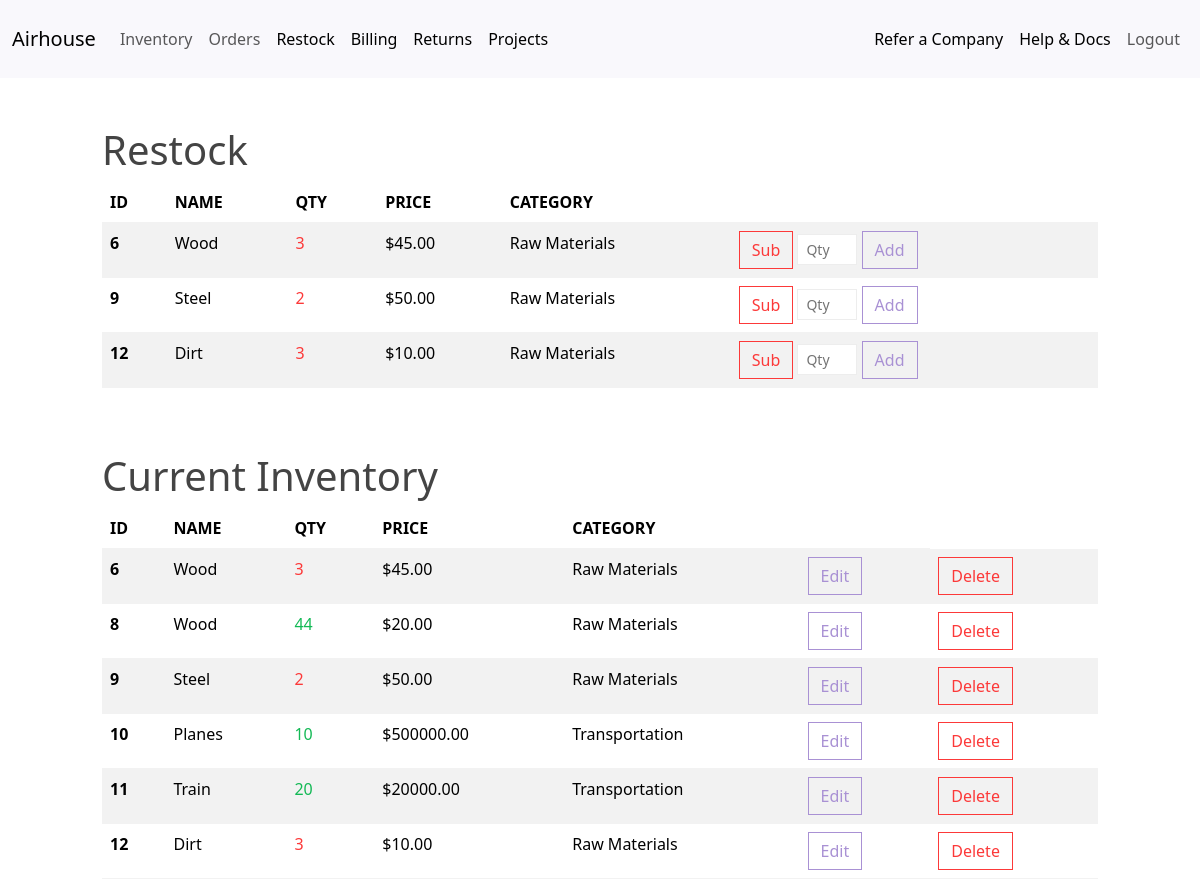
Before: /restock/ (signed in) with the older database file.
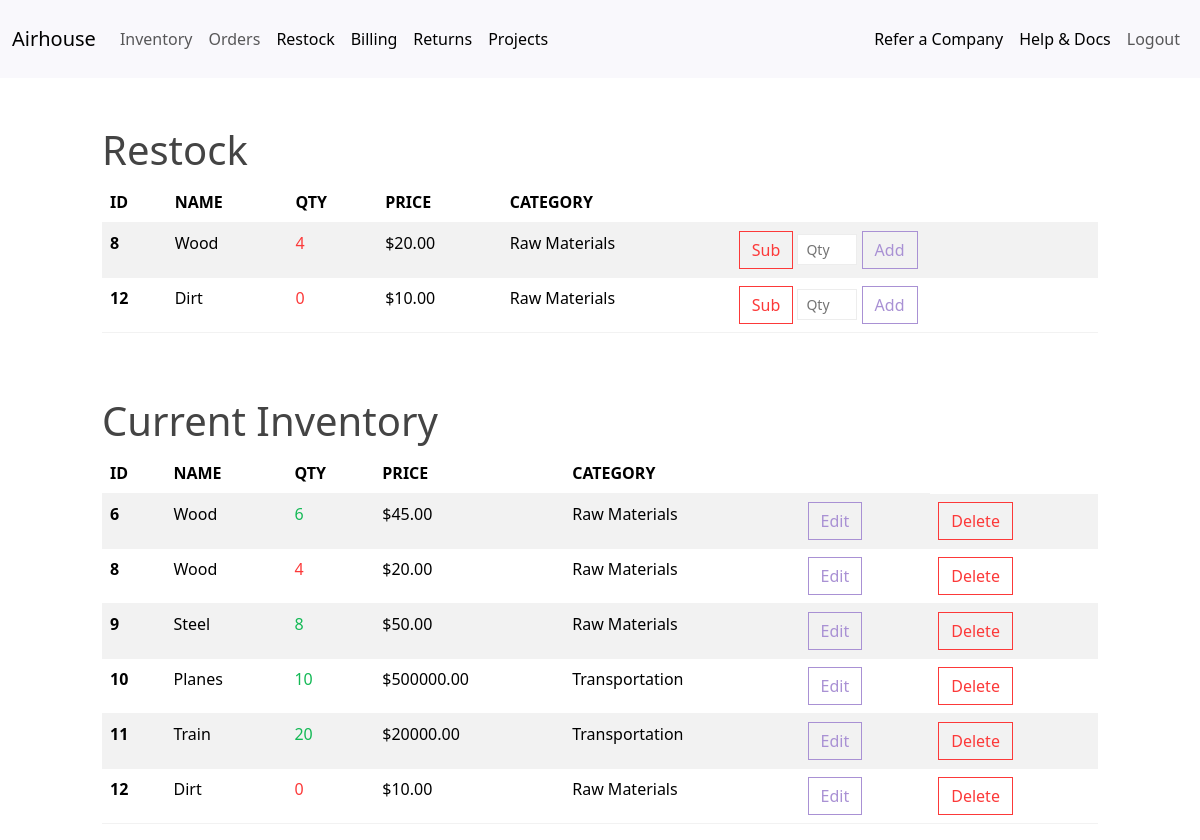
After: the same page with the newer database file.
### airhouse/models.py (models this page shows, shortened)
class InventoryItem(models.Model):
    name = models.CharField(max_length=200)
    quantity = models.IntegerField()
    price = models.DecimalField(max_digits=10, decimal_places=2)
    category = models.ForeignKey('Category', on_delete=models.SET_NULL, blank=True, null=True)
    date_created = models.DateTimeField(auto_now_add=True)
    user = models.ForeignKey(get_user_model(), on_delete=models.CASCADE)

class Category(models.Model):
    name = models.CharField(max_length=200)
    class Meta:
        verbose_name_plural = 'categories'

### airhouse/views.py (the view, shortened to what this page needs)
# urls.py: path('restock/', Restock.as_view(), name='restock'),
class Restock(LoginRequiredMixin, View):
    def get(self, request):
        return self.render_restock_page(request)
    def render_restock_page(self, request):
        items = InventoryItem.objects.filter(user=request.user.id).order_by('id')
        low_inventory = items.filter(quantity__lte=LOW_QUANTITY)
        low_inventory_ids = low_inventory.values_list('id', flat=True)
        return render(request, 'airhouse/restock.html', {
            'items': items,
            'low_inventory_ids': low_inventory_ids
        })

### airhouse/templates/airhouse/restock.html (shortened to what this page needs)
{% extends 'airhouse/base.html' %}
{% block content %}
{% if low_inventory_ids %}
    <div class="row">
        <div class="col-md-10 col-12 mx-auto mt-5">
            <h1><a href="#" class="text-reset text-decoration-none">Restock</a></h1>
            <table class="table table-hover table-striped">
                <thead>
                    <tr>
                        <th scope="col">ID</th>
                        <th scope="col">NAME</th>
                        <th scope="col">QTY</th>
                        <th scope="col">PRICE</th>
                        <th scope="col">CATEGORY</th>
                        <th scope="col"></th>
                    </tr>
                </thead>
                <tbody>
                    {% for item in items %}
                        {% if item.id in low_inventory_ids %}
                        <tr class="text-danger">
                            <th scope="row">{{ item.id }}</th>
                            <td>{{ item.name }}</td>
                            <td class="text-danger">{{ item.quantity }}</td>
                            <td>${{ item.price }}</td>
                            <td>{{ item.category.name }}</td>
                            <td colspan="2">
                                <form method="POST" action="">
                                    <button type="submit" name="action" value="subtract" class="btn btn-outline-danger">Sub</button>
                                    <input type="number" name="adjust_amount" min="1" placeholder="Qty" class="form-control form-control-sm square-input" style="width: 60px; display: inline-block;">
                                    <button type="submit" name="action" value="add" class="btn btn-outline-secondary">Add</button>
                                </form>
                            </td>
                        </tr>
                        {% endif %}
                    {% endfor %}
                </tbody>
            </table>
        </div>
    </div>
{% endif %}
<div class="row">
    <div class="col-md-10 col-12 mx-auto mt-5">
        <h1><a href="#" class="text-reset text-decoration-none">Current Inventory</a></h1>
        <table class="table table-hover table-striped">
            <thead>
                <tr>
                    <th scope="col">ID</th>
                    <th scope="col">NAME</th>
                    <th scope="col">QTY</th>
                    <th scope="col">PRICE</th>
                    <th scope="col">CATEGORY</th>
                    <th scope="col"></th>
                </tr>
            </thead>
            <tbody>
                {% if items|length == 0 %}
                <tr>
                    <th scope="row">-</th>
                    <td>-</td>
                    <td>-</td>
                    <td>-</td>
                    <td>-</td>
                    <td></td>
                </tr>
                {% else %}
                    {% for item in items %}
                    <tr {% if item.id in low_inventory_ids %}class="text-danger"{% else %}class="text-success"{% endif %}>
                        <th scope="row">{{ item.id }}</th>
                        <td>{{ item.name }}</td>
                        {% if item.id in low_inventory_ids %}
                            <td class="text-danger">{{ item.quantity }}</td>
                        {% else %}
                            <td class="text-success">{{ item.quantity }}</td>
                        {% endif %}
                        <td>${{ item.price }}</td>
                        <td>{{ item.category.name }}</td>
                        <td><a href="{% url 'edit-item' item.id %}" class="btn btn-outline-secondary">Edit</a></td>
                        <td><a href="{% url 'delete-item' item.id %}" class="btn btn-outline-danger">Delete</a></td>
                    </tr>
                    {% endfor %}
                {% endif %}
            </tbody>
        </table>
    </div>
</div>
{% endblock content %}

Changed rows visible on the page:
no longer on one of the page's lists (row edited): InventoryItem: id "6", name "Wood", quantity "3", price "45.00", category.name "Raw Materials"
no longer on one of the page's lists (row edited): InventoryItem: id "9", name "Steel", quantity "2", price "50.00", category.name "Raw Materials"
now on one of the page's lists (row edited): InventoryItem: id "8", name "Wood", quantity "4", price "20.00", category.name "Raw Materials"
changed InventoryItem id 8: quantity "44" → "4"
changed InventoryItem "Dirt": quantity "3" → "0"
changed InventoryItem id 6: quantity "3" → "6"
changed InventoryItem "Steel": quantity "2" → "8"
